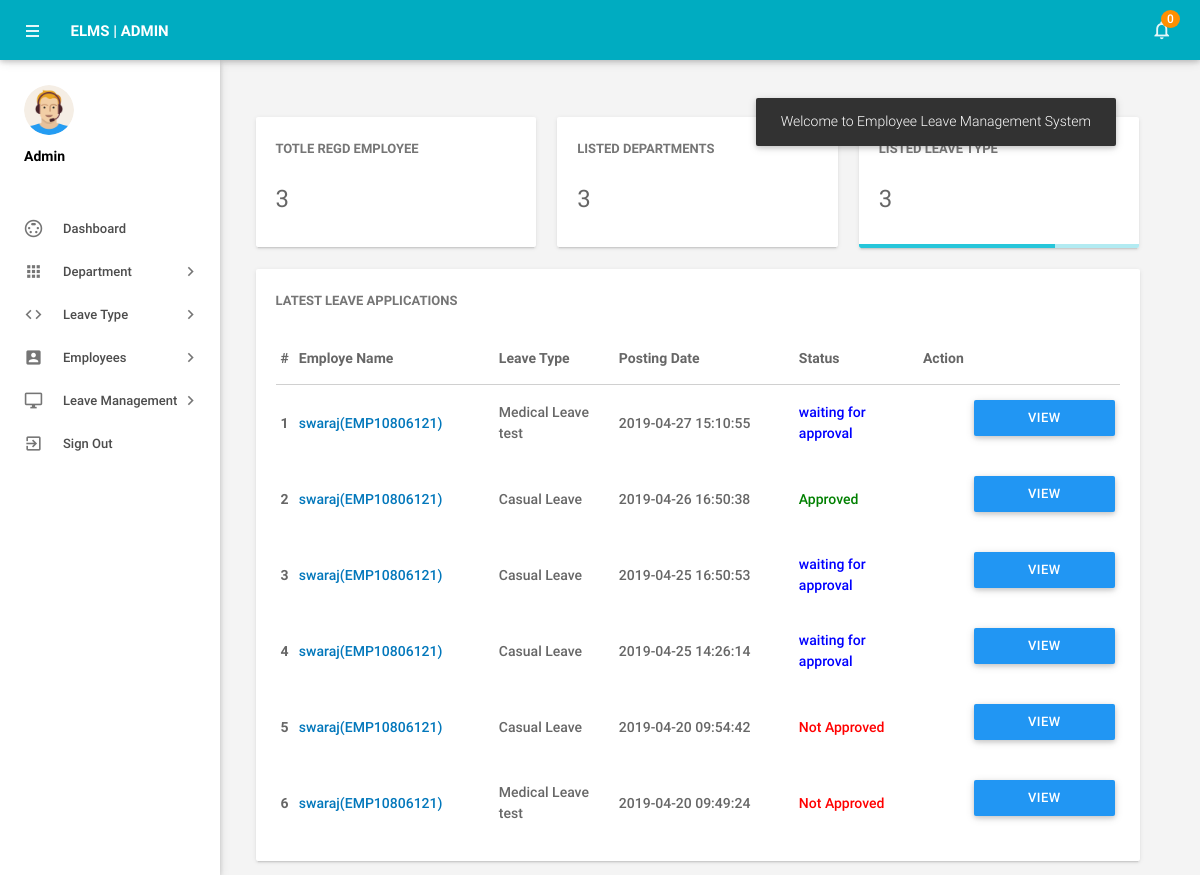
Screenshot of /admin/dashboard.php (signed in) with the database file from the repository.
### tables this page shows
CREATE TABLE `tblleaves` (
  `id` int(11) NOT NULL,
  `LeaveType` varchar(110) NOT NULL,
  `ToDate` varchar(120) NOT NULL,
  `FromDate` varchar(120) NOT NULL,
  `Description` mediumtext NOT NULL,
  `PostingDate` timestamp NOT NULL DEFAULT CURRENT_TIMESTAMP,
  `AdminRemark` mediumtext,
  `AdminRemarkDate` varchar(120) DEFAULT NULL,
  `Status` int(1) NOT NULL,
  `IsRead` int(1) NOT NULL,
  `empid` int(11) DEFAULT NULL,
  `l1` varchar(400) NOT NULL,
  `l11` varchar(400) NOT NULL DEFAULT 'Pending',
  `l2` varchar(400) NOT NULL,
  `l22` varchar(400) NOT NULL DEFAULT 'Pending',
  `l3` varchar(400) NOT NULL,
  `l33` varchar(400) NOT NULL DEFAULT 'Pending',
  `l4` varchar(400) NOT NULL,
  `l44` varchar(400) NOT NULL DEFAULT 'Pending',
  `l5` varchar(400) NOT NULL,
  `l55` varchar(400) NOT NULL DEFAULT 'Pending',
  `l6` varchar(400) NOT NULL,
  `l66` varchar(400) NOT NULL DEFAULT 'Pending',
  `l7` varchar(400) NOT NULL,
  `l77` varchar(400) NOT NULL DEFAULT 'Pending'
);

CREATE TABLE `tblemployees` (
  `id` int(11) NOT NULL,
  `EmpId` varchar(100) NOT NULL,
  `FirstName` varchar(150) NOT NULL,
  `EmailId` varchar(200) NOT NULL,
  `Password` varchar(180) NOT NULL,
  `Gender` varchar(100) NOT NULL,
  `Dob` varchar(100) NOT NULL,
  `Department` varchar(255) NOT NULL,
  `Address` varchar(255) NOT NULL,
  `City` varchar(200) NOT NULL,
  `Country` varchar(150) NOT NULL,
  `Phonenumber` char(11) NOT NULL,
  `Status` int(1) NOT NULL,
  `RegDate` timestamp NOT NULL DEFAULT CURRENT_TIMESTAMP
);

### admin/dashboard.php (the view, shortened to what this page needs)
<?php
include('includes/config.php');
if(strlen($_SESSION['alogin'])==0)
    {
header('location:index.php');
}
else{
?>
<!DOCTYPE html>
<html lang="en">
    <head>
        <link type="text/css" rel="stylesheet" href="../assets/plugins/materialize/css/materialize.min.css"/>
        <link href="../assets/plugins/metrojs/MetroJs.min.css" rel="stylesheet">
        <link href="../assets/plugins/weather-icons-master/css/weather-icons.min.css" rel="stylesheet">
        <link href="../assets/css/alpha.min.css" rel="stylesheet" type="text/css"/>
        <link href="../assets/css/custom.css" rel="stylesheet" type="text/css"/>
    </head>
    <body>
           <?php include('includes/header.php');?>
       <?php include('includes/sidebar.php');?>
            <main class="mn-inner">
                <div class="middle-content">
                    <div class="row no-m-t no-m-b">
                    <div class="col s12 m12 l4">
                        <div class="card stats-card">
                            <div class="card-content">
                                <span class="card-title">Totle Regd Employee</span>
                                <span class="stats-counter">
<?php
$sql = "SELECT id from tblemployees";
$query = $dbh -> prepare($sql);
$query->execute();
$empcount=$query->rowCount();
?>
                                    <span class="counter"><?php echo htmlentities($empcount);?></span></span>
                            </div>
                            <div id="sparkline-bar"></div>
                        </div>
                    </div>
                        <div class="col s12 m12 l4">
                        <div class="card stats-card">
                            <div class="card-content">
                                <span class="card-title">Listed Departments </span>
    <?php
$sql = "SELECT id from tbldepartments";
$query = $dbh -> prepare($sql);
$query->execute();
$dptcount=$query->rowCount();
?>
                                <span class="stats-counter"><span class="counter"><?php echo htmlentities($dptcount);?></span></span>
                            </div>
                            <div id="sparkline-line"></div>
                        </div>
                    </div>
                    <div class="col s12 m12 l4">
                        <div class="card stats-card">
                            <div class="card-content">
                                <span class="card-title">Listed leave Type</span>
                                    <?php
$sql = "SELECT id from  tblleavetype";
$query = $dbh -> prepare($sql);
$query->execute();
$leavtypcount=$query->rowCount();
?>
                                <span class="stats-counter"><span class="counter"><?php echo htmlentities($leavtypcount);?></span></span>
                            </div>
                            <div class="progress stats-card-progress">
                                <div class="determinate" style="width: 70%"></div>
                            </div>
                        </div>
                    </div>
                </div>
                    <div class="row no-m-t no-m-b">
                        <div class="col s12 m12 l12">
                            <div class="card invoices-card">
                                <div class="card-content">
                                    <span class="card-title">Latest Leave Applications</span>
                             <table id="example" class="display responsive-table ">
                                    <thead>
                                        <tr>
                                            <th>#</th>
                                            <th width="200">Employe Name</th>
                                            <th width="120">Leave Type</th>
                                             <th width="180">Posting Date</th>
                                            <th>Status</th>
                                            <th align="center">Action</th>
                                        </tr>
                                    </thead>
                                    <tbody>
<?php $sql = "SELECT tblleaves.id as lid,tblemployees.FirstName,tblemployees.EmpId,tblemployees.id,tblleaves.LeaveType,tblleaves.PostingDate,tblleaves.Status from tblleaves join tblemployees on tblleaves.empid=tblemployees.id order by lid desc limit 6";
$query = $dbh -> prepare($sql);
$query->execute();
$results=$query->fetchAll(PDO::FETCH_OBJ);
$cnt=1;
if($query->rowCount() > 0)
{
foreach($results as $result)
{
      ?>
                                        <tr>
                                            <td> <b><?php echo htmlentities($cnt);?></b></td>
                                              <td><a href="editemployee.php?empid=<?php echo htmlentities($result->id);?>" target="_blank"><?php echo htmlentities($result->FirstName);?>(<?php echo htmlentities($result->EmpId);?>)</a></td>
                                            <td><?php echo htmlentities($result->LeaveType);?></td>
                                            <td><?php echo htmlentities($result->PostingDate);?></td>
                                                                       <td><?php $stats=$result->Status;
if($stats==1){
                                             ?>
                                                 <span style="color: green">Approved</span>
                                                 <?php } if($stats==2)  { ?>
                                                <span style="color: red">Not Approved</span>
                                                 <?php } if($stats==0)  { ?>
 <span style="color: blue">waiting for approval</span>
 <?php } ?>
                                             </td>
          <td>
           <td><a href="leave-details.php?leaveid=<?php echo htmlentities($result->lid);?>" class="waves-effect waves-light btn blue m-b-xs"  > View Details</a></td>
                                    </tr>
                                         <?php $cnt++;} }?>
                                    </tbody>
                                </table>
                                </div>
                            </div>
                        </div>
                    </div>
                </div>
            </main>
        </div>
    </body>
</html>
<?php } ?>

### rows the page displays
tblleaves: tblemployees.FirstName "swaraj", tblemployees.EmpId "EMP10806121", LeaveType "Medical Leave test", PostingDate "2019-04-27 15:10:55", Status "waiting for approval"
tblleaves: tblemployees.FirstName "swaraj", tblemployees.EmpId "EMP10806121", LeaveType "Casual Leave", PostingDate "2019-04-26 16:50:38", Status "Approved"
tblleaves: tblemployees.FirstName "swaraj", tblemployees.EmpId "EMP10806121", LeaveType "Casual Leave", PostingDate "2019-04-25 16:50:53", Status "waiting for approval"
tblleaves: tblemployees.FirstName "swaraj", tblemployees.EmpId "EMP10806121", LeaveType "Casual Leave", PostingDate "2019-04-25 14:26:14", Status "waiting for approval"
tblleaves: tblemployees.FirstName "swaraj", tblemployees.EmpId "EMP10806121", LeaveType "Casual Leave", PostingDate "2019-04-20 09:54:42", Status "Not Approved"
tblleaves: tblemployees.FirstName "swaraj", tblemployees.EmpId "EMP10806121", LeaveType "Medical Leave test", PostingDate "2019-04-20 09:49:24", Status "Not Approved"

### other values shown
$unreadcount "0"
$empcount "3"
$dptcount "3"
$leavtypcount "3"
